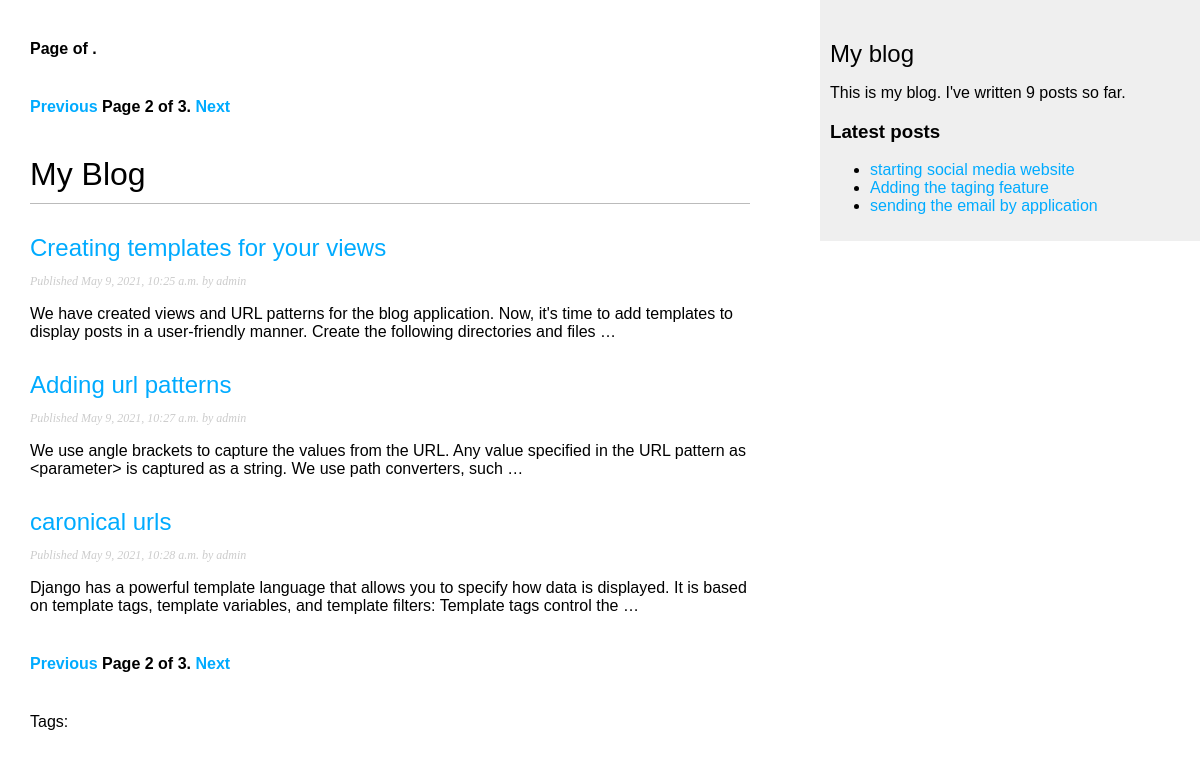
Screenshot of /blog/?page=2 with the database file from the repository.
### blog/models.py (models this page shows)
class Post(models.Model):
	STATUS_CHOICES = (
	('draft', 'Draft'),
	('published', 'Published'),
	)
	title = models.CharField(max_length=250)
	slug = models.SlugField(max_length=250,
	unique_for_date='publish')
	author = models.ForeignKey(User,
	on_delete=models.CASCADE,
	related_name='blog_posts')
	body = models.TextField()
	publish = models.DateTimeField(default=timezone.now)
	created = models.DateTimeField(auto_now_add=True)
	updated = models.DateTimeField(auto_now=True)
	status = models.CharField(max_length=10,
	choices=STATUS_CHOICES,
	default='draft')
	objects = models.Manager() # The default manager.
	published = PublishedManager() # Our custom manager.
	def get_absolute_url(self):
		return reverse('blog:post_detail',
		args=[self.publish.year,
		self.publish.month,
		self.publish.day,
		self.slug])
	tags = TaggableManager()

### blog/views.py (the view)
# urls.py: path('', views.post_list, name='post_list'),
def post_list(request,tag_slug=None):
	object_list = Post.published.all()
	tag = None
	if tag_slug:
		tag = get_object_or_404(Tag, slug=tag_slug)
		object_list = object_list.filter(tags__in=[tag])
	paginator = Paginator(object_list, 3) # 3 posts in each page
	page = request.GET.get('page')
	try:
		posts = paginator.page(page)
	except PageNotAnInteger:
		posts = paginator.page(1)
	except EmptyPage:
		posts = paginator.page(paginator.num_pages)
	return render(request,
	'blog/post/list.html',
	{'page': page,
	'posts': posts,
	'tag': tag})

### blog/models.py (called while the page is built)
	def get_queryset(self):
		return super(PublishedManager,
		self).get_queryset()\
		.filter(status='published')

### blog/templatetags/blog_tags.py (called while the page is built)
@register.simple_tag
def total_posts():
	return Post.published.count()

@register.inclusion_tag('blog/post/latest_posts.html')
def show_latest_posts(count=5):
	latest_posts = Post.published.order_by('-publish')[:count]
	return {'latest_posts': latest_posts}

### blog/templates/blog/post/list.html (shortened to what this page needs)
{% extends "blog/base.html" %}
{% block content %}
{% include "pagination.html" with page=page_obj %}
{% include "pagination.html" with page=posts %}
<h1>My Blog</h1>
{% for post in posts %}
<h2>
<a href="{{ post.get_absolute_url }}">
{{ post.title }}
</a>
</h2>
<p class="date">
Published {{ post.publish }} by {{ post.author }}
</p>
{{ post.body|truncatewords:30|linebreaks }}
{% endfor %}
{% include "pagination.html" with page=posts %}
<p class="tags">
Tags:
</p>
{% endblock %}

### blog/templates/blog/post/latest_posts.html
<ul>
{% for post in latest_posts %}
<li>
<a href="{{ post.get_absolute_url }}">{{ post.title }}</a>
</li>
{% endfor %}
</ul>

### blog/static/css/blog.css (style rules this page uses)
body { margin:0; padding:0; font-family:helvetica, sans-serif; }
a { color:#00abff; text-decoration:none; }
h1 { font-weight:normal; border-bottom:1px solid #bbb; padding:0 0 10px 0; }
h2 { font-weight:normal; margin:30px 0 0; }
p.date { color:#ccc; font-family: georgia, serif; font-size: 12px; font-style: italic; }

### rows the page displays
Post: title "Creating templates for your views", publish "May 9, 2021, 10:25 a.m.", author "admin", body "We have created views and URL patterns for the blog application. Now, it's time to add templates to display posts in a user-friendly manner. Create the following directories and files …"
Post: title "Adding url patterns", publish "May 9, 2021, 10:27 a.m.", author "admin", body "We use angle brackets to capture the values from the URL. Any value specified in the URL pattern as <parameter> is captured as a string. We use path converters, such …"
Post: title "caronical urls", publish "May 9, 2021, 10:28 a.m.", author "admin", body "Django has a powerful template language that allows you to specify how data is displayed. It is based on template tags, template variables, and template filters: Template tags control the …"
Post: title "starting social media website"
Post: title "Adding the taging feature"
Post: title "sending the email by application"

### other values shown
{{ page.number }} "2 2"
{{ page.paginator.num_pages }} "3 3"
